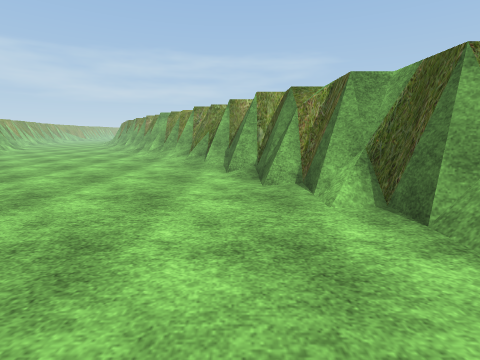
View 1 (above)

13 first-person views from a walk through a scene from a Unity 3-D project. The camera is 1.3 m above the floor, tilts 10° down and sees 85° across. Doors are open. The floor is counted in squares, 1 m on a side. Each view is taken from the middle of a square. On the plan, view 1 faces up. The plan holds only what a view shows up to about 13 squares ahead; the rest is blank. The place goes on beyond the plan. Some trees and plants on the terrain are drawn as simple stand-ins. Some surface patterns are stand-ins.

View 2
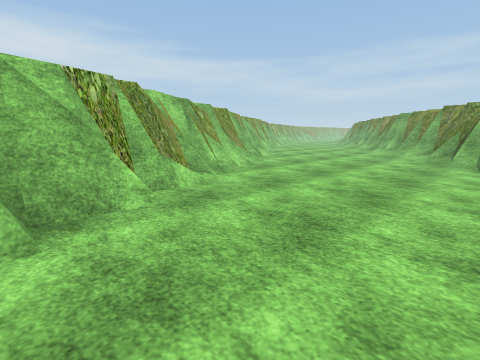

View 3
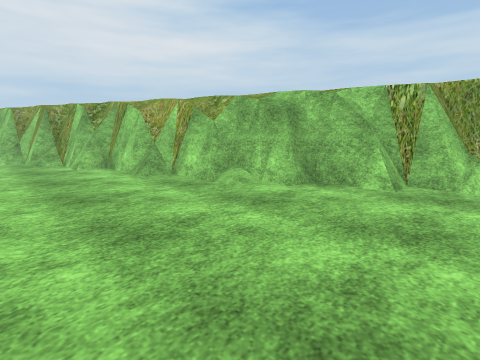

View 4
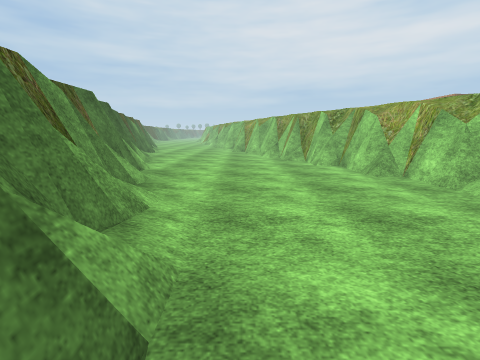

View 5
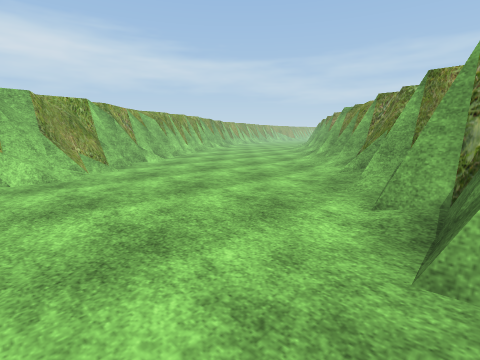

View 6
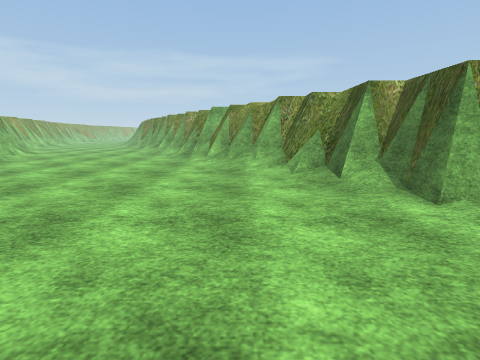

View 7
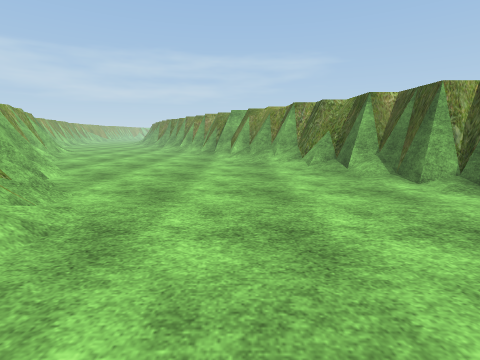

View 8
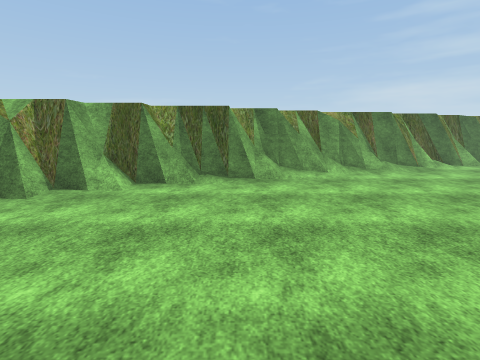

View 9
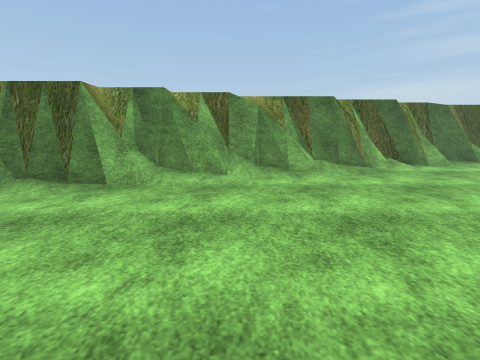

View 10
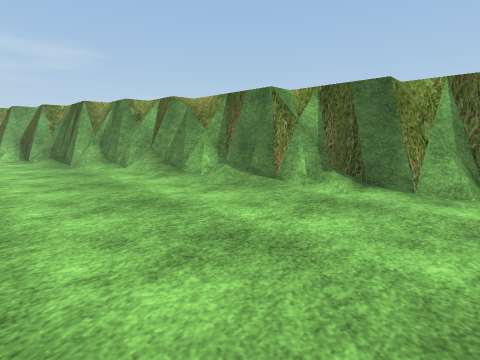

View 11
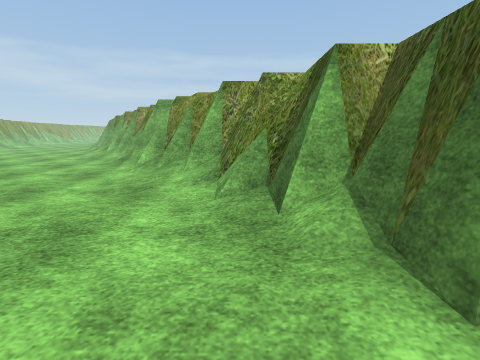

View 12
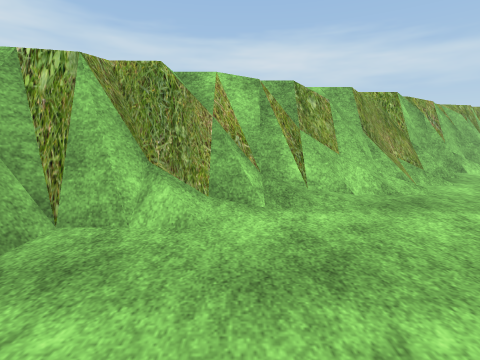

View 13
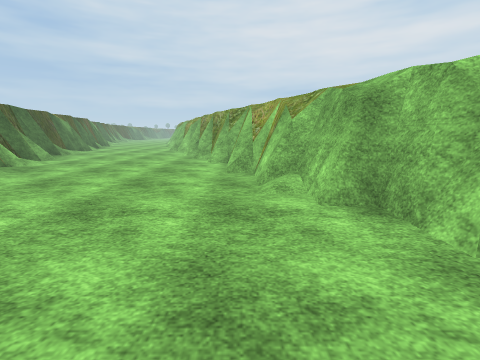

### Floor plan
Key: @ floor where view 1 was taken; # wall or solid block; . floor; / step, stairs or slope; = window, fence, low wall or low ledge; O other object.
Columns run from 16 left of view 1 to 8 right of it. Each row starts with its distance up from view 1.
 17 #/. ....../##
 16 #/......../###
 15 ##........./###
 14 ##=........./###
 13  ##.........//##
 12   ##........./=##
 11    ##........./##
 10    ##O........./#
  9     ##..........##
  8     ##=........./##
  7      ##O.........##
  6      ##=/.........##
  5       ##/.........O##
  4       ##=..........##
  3        ##/.........=#
  2         ##........./#
  1         ##/.........##
  0          ##.....@...=#
 -1           ##......../##
 -2           ##.........##
 -3            ##......../##
 -4            ##/......./##
 -5             ##........=#
 -6             ##......../#
 -7              #O........##
 -8              ##........##
 -9               #......../#
-10               #=........#
-11               ##........#
-12                #/........

Where each view was taken, in squares from view 1:
view 1: 0 up, 0 right, facing up
view 2: 3 down, 0 right, facing up-left
view 3: 1 up, 2 right, facing down-left
view 4: 2 up, 3 right, facing down
view 5: 4 up, 1 right, facing up-left
view 6: 4 up, 4 left, facing up
view 7: 2 up, 5 left, facing up
view 8: 1 up, 6 left, facing right
view 9: 3 down, 3 left, facing right
view 10: 12 down, 1 right, facing up-right
view 11: 7 up, 2 left, facing up
view 12: 2 up, 2 left, facing left
view 13: 2 up, 2 left, facing down
